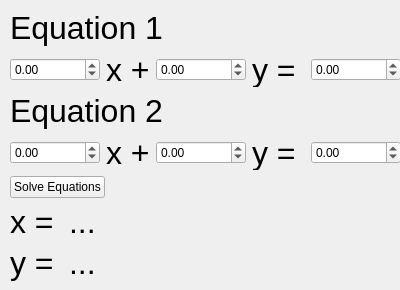
<?xml version="1.0" encoding="UTF-8"?>
<ui version="4.0">
 <class>MainWindow</class>
 <widget class="QMainWindow" name="MainWindow">
  <property name="geometry">
   <rect>
    <x>0</x>
    <y>0</y>
    <width>400</width>
    <height>290</height>
   </rect>
  </property>
  <property name="windowTitle">
   <string>Two-Variable Simultaneous Equation Solver</string>
  </property>
  <widget class="QWidget" name="centralwidget">
   <widget class="QWidget" name="">
    <property name="geometry">
     <rect>
      <x>10</x>
      <y>10</y>
      <width>391</width>
      <height>271</height>
     </rect>
    </property>
    <layout class="QVBoxLayout" name="verticalLayout">
     <item>
      <widget class="QLabel" name="eq1Lbl">
       <property name="font">
        <font>
         <pointsize>24</pointsize>
        </font>
       </property>
       <property name="text">
        <string>Equation 1</string>
       </property>
       <property name="alignment">
        <set>Qt::AlignLeading|Qt::AlignLeft|Qt::AlignTop</set>
       </property>
      </widget>
     </item>
     <item>
      <layout class="QHBoxLayout" name="eq1Layout">
       <item>
        <widget class="QDoubleSpinBox" name="eq1varXSpinner">
         <property name="minimum">
          <double>-100.000000000000000</double>
         </property>
         <property name="maximum">
          <double>100.000000000000000</double>
         </property>
        </widget>
       </item>
       <item>
        <widget class="QLabel" name="eq1midLbl">
         <property name="sizePolicy">
          <sizepolicy hsizetype="Fixed" vsizetype="Preferred">
           <horstretch>0</horstretch>
           <verstretch>0</verstretch>
          </sizepolicy>
         </property>
         <property name="font">
          <font>
           <pointsize>24</pointsize>
          </font>
         </property>
         <property name="text">
          <string>x +</string>
         </property>
        </widget>
       </item>
       <item>
        <widget class="QDoubleSpinBox" name="eq1varYSpinner">
         <property name="minimum">
          <double>-100.000000000000000</double>
         </property>
         <property name="maximum">
          <double>100.000000000000000</double>
         </property>
        </widget>
       </item>
       <item>
        <widget class="QLabel" name="eq1endLbl">
         <property name="sizePolicy">
          <sizepolicy hsizetype="Fixed" vsizetype="Preferred">
           <horstretch>0</horstretch>
           <verstretch>0</verstretch>
          </sizepolicy>
         </property>
         <property name="font">
          <font>
           <pointsize>24</pointsize>
          </font>
         </property>
         <property name="text">
          <string>y = </string>
         </property>
         <property name="alignment">
          <set>Qt::AlignLeading|Qt::AlignLeft|Qt::AlignTop</set>
         </property>
        </widget>
       </item>
       <item>
        <widget class="QDoubleSpinBox" name="eq1varValSpinner">
         <property name="minimum">
          <double>-100.000000000000000</double>
         </property>
         <property name="maximum">
          <double>100.000000000000000</double>
         </property>
        </widget>
       </item>
      </layout>
     </item>
     <item>
      <widget class="QLabel" name="eq2Lbl">
       <property name="font">
        <font>
         <pointsize>24</pointsize>
        </font>
       </property>
       <property name="text">
        <string>Equation 2</string>
       </property>
       <property name="alignment">
        <set>Qt::AlignLeading|Qt::AlignLeft|Qt::AlignTop</set>
       </property>
      </widget>
     </item>
     <item>
      <layout class="QHBoxLayout" name="eq2Layout">
       <item>
        <widget class="QDoubleSpinBox" name="eq2varXSpinner">
         <property name="minimum">
          <double>-100.000000000000000</double>
         </property>
         <property name="maximum">
          <double>100.000000000000000</double>
         </property>
        </widget>
       </item>
       <item>
        <widget class="QLabel" name="eq2midLbl">
         <property name="sizePolicy">
          <sizepolicy hsizetype="Fixed" vsizetype="Preferred">
           <horstretch>0</horstretch>
           <verstretch>0</verstretch>
          </sizepolicy>
         </property>
         <property name="font">
          <font>
           <pointsize>24</pointsize>
          </font>
         </property>
         <property name="text">
          <string>x +</string>
         </property>
        </widget>
       </item>
       <item>
        <widget class="QDoubleSpinBox" name="eq2varYSpinner">
         <property name="minimum">
          <double>-100.000000000000000</double>
         </property>
         <property name="maximum">
          <double>100.000000000000000</double>
         </property>
        </widget>
       </item>
       <item>
        <widget class="QLabel" name="eq2endLbl">
         <property name="sizePolicy">
          <sizepolicy hsizetype="Fixed" vsizetype="Preferred">
           <horstretch>0</horstretch>
           <verstretch>0</verstretch>
          </sizepolicy>
         </property>
         <property name="font">
          <font>
           <pointsize>24</pointsize>
          </font>
         </property>
         <property name="text">
          <string>y = </string>
         </property>
         <property name="alignment">
          <set>Qt::AlignLeading|Qt::AlignLeft|Qt::AlignTop</set>
         </property>
        </widget>
       </item>
       <item>
        <widget class="QDoubleSpinBox" name="eq2varValSpinner">
         <property name="minimum">
          <double>-100.000000000000000</double>
         </property>
         <property name="maximum">
          <double>100.000000000000000</double>
         </property>
        </widget>
       </item>
      </layout>
     </item>
     <item>
      <widget class="QPushButton" name="solveButton">
       <property name="sizePolicy">
        <sizepolicy hsizetype="Fixed" vsizetype="Fixed">
         <horstretch>0</horstretch>
         <verstretch>0</verstretch>
        </sizepolicy>
       </property>
       <property name="toolTip">
        <string>Find the values of x and y</string>
       </property>
       <property name="text">
        <string>Solve Equations</string>
       </property>
      </widget>
     </item>
     <item>
      <layout class="QHBoxLayout" name="horizontalLayout">
       <item>
        <widget class="QLabel" name="xLbl">
         <property name="font">
          <font>
           <pointsize>24</pointsize>
          </font>
         </property>
         <property name="text">
          <string>x = </string>
         </property>
        </widget>
       </item>
       <item>
        <widget class="QLabel" name="xValLbl">
         <property name="sizePolicy">
          <sizepolicy hsizetype="MinimumExpanding" vsizetype="Preferred">
           <horstretch>0</horstretch>
           <verstretch>0</verstretch>
          </sizepolicy>
         </property>
         <property name="font">
          <font>
           <pointsize>24</pointsize>
          </font>
         </property>
         <property name="text">
          <string>...</string>
         </property>
        </widget>
       </item>
      </layout>
     </item>
     <item>
      <layout class="QHBoxLayout" name="horizontalLayout_2">
       <item>
        <widget class="QLabel" name="yLbl">
         <property name="font">
          <font>
           <pointsize>24</pointsize>
          </font>
         </property>
         <property name="text">
          <string>y = </string>
         </property>
        </widget>
       </item>
       <item>
        <widget class="QLabel" name="yValLbl">
         <property name="sizePolicy">
          <sizepolicy hsizetype="MinimumExpanding" vsizetype="Preferred">
           <horstretch>0</horstretch>
           <verstretch>0</verstretch>
          </sizepolicy>
         </property>
         <property name="font">
          <font>
           <pointsize>24</pointsize>
          </font>
         </property>
         <property name="text">
          <string>...</string>
         </property>
        </widget>
       </item>
      </layout>
     </item>
    </layout>
   </widget>
  </widget>
 </widget>
 <resources/>
 <connections/>
</ui>
